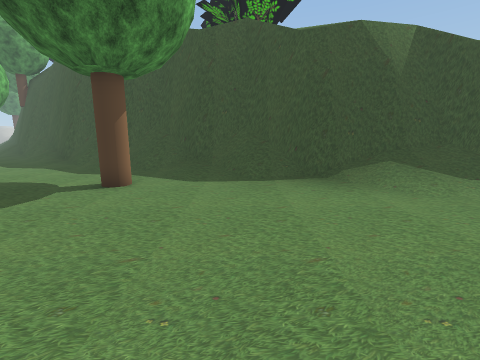
view 1 (above)

15 first-person views from a walk through a scene from a Unity 3-D project. The camera is 1.3 m above the floor, tilts 10° down and sees 90° across. The floor is counted in squares, 1 m on a side. Each view is taken from the middle of a square. On the plan, view 1 faces up. The plan holds only what a view shows up to about 12 squares ahead; the rest is blank. The place goes on beyond the plan. Some trees and plants on the terrain are drawn as simple stand-ins. The player is left out. Some animated figures are left out. Some surface patterns are stand-ins.

view 2
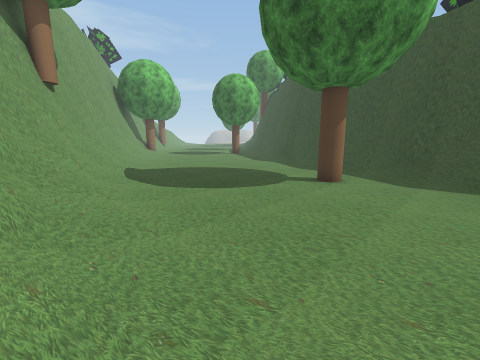

view 3
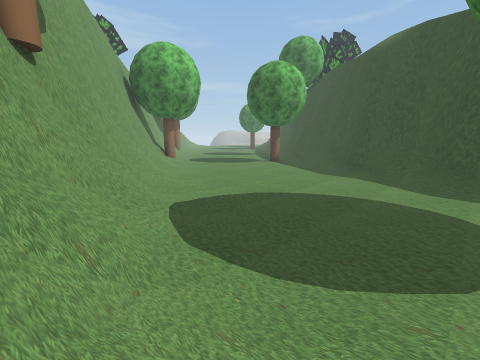

view 4
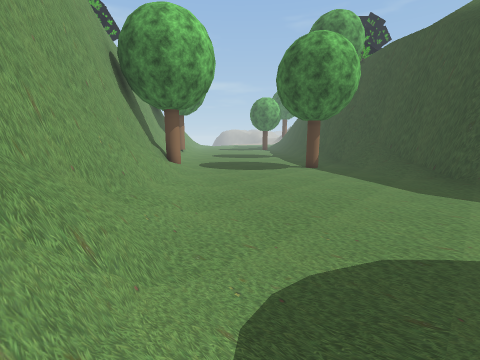

view 5
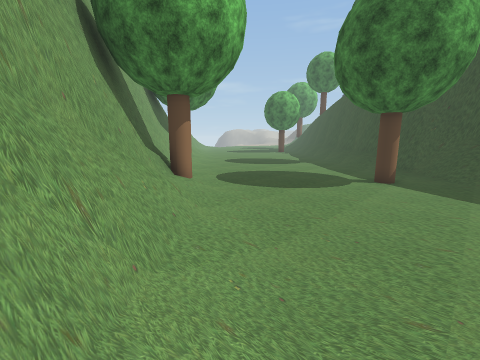

view 6
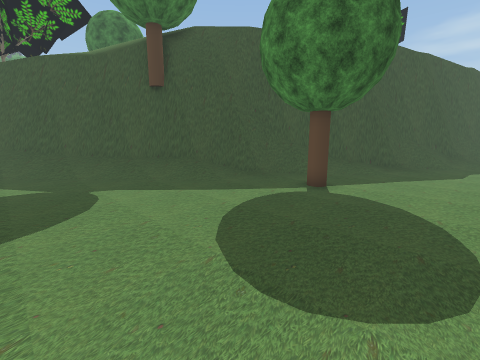

view 7
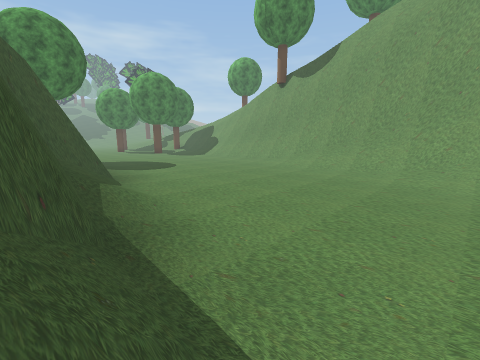

view 8
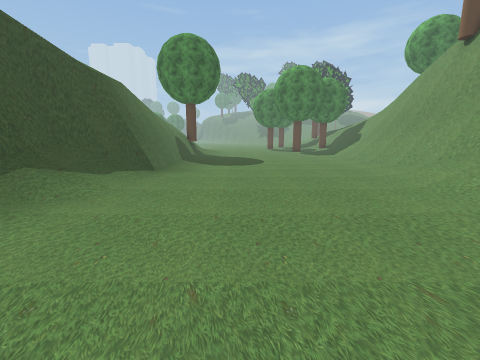

view 9
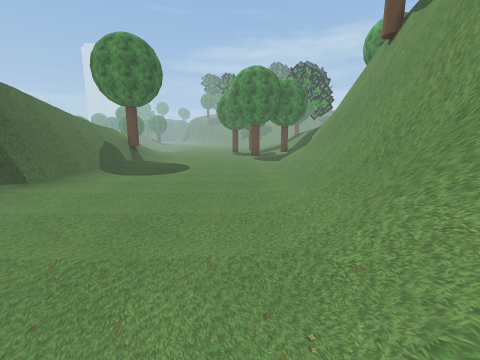

view 10
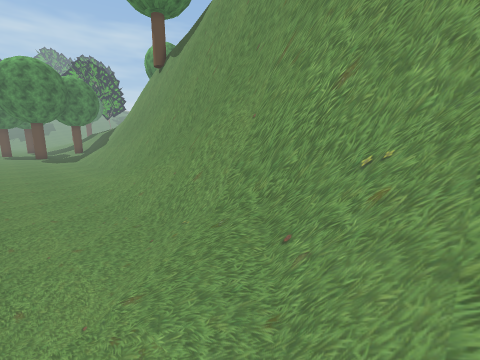

view 11
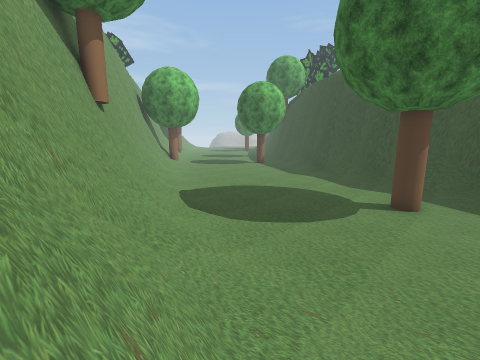

view 12
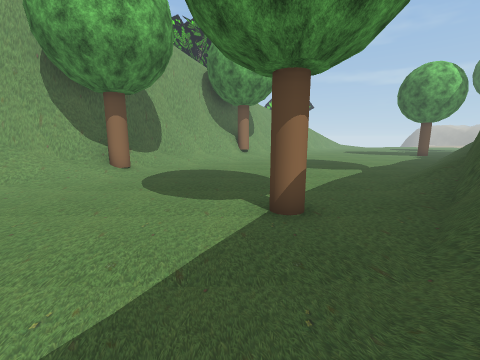

view 13
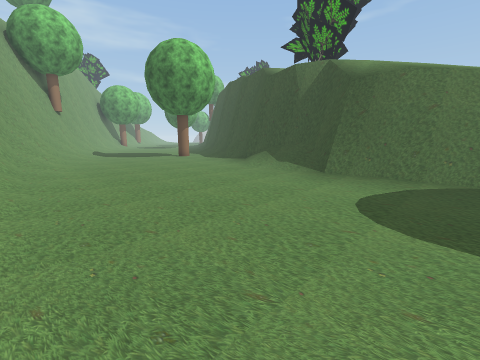

view 14
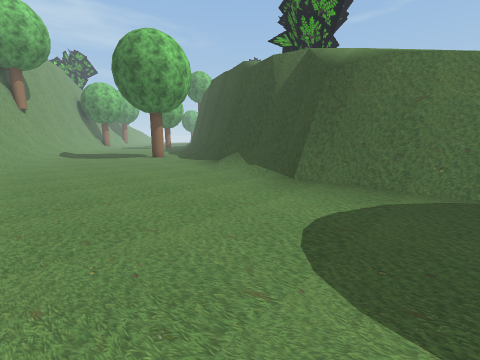

view 15
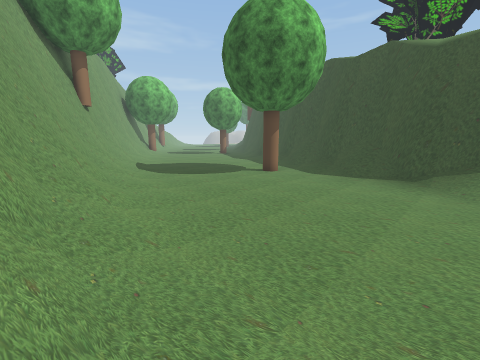

### Floor plan
Key: @ floor where view 1 was taken; # wall or solid block; . main floor; : floor 0.5 m higher than the main floor; + floor 0.75 m higher than the main floor; * floor 7.25 m higher than the main floor; / step, stairs or slope; = window, fence, low wall or low ledge; v drop or lower ground; O other object.
Columns run from 23 left of view 1 to 12 right of it. Each row starts with its distance up from view 1.
 25 ##
 24 /##//
 23 //##//
 22 .//##//
 21 ..//#OO
 20 ...//#OOv
 19 ....//##vv
 18 .....//##vv
 17 ......./###v//
 16 .........//#v/
 15 ..........//#vvv*
 14 .......OO..//###v/
 13 ..............###v
 12 ...............=/##vv/
 11 ................//###vvv//
 10 /................/.=/##vv//
  9 #=#O................//###vvvvv/////
  8 ###O/................/.v/#####v////
  7   ##=//............OO..../===##vvvvv
  6    ###//...........O.......////#####
  5   vv###==/..........................
  4    vv ###=/.........................
  3         ##=///......................
  2          ##=+//.....................
  1         vv####=///..................
  0          vO ###=///....@............
 -1           OOO #####=//..............
 -2             vv  ####=//:/...........
 -3                    #####//////......
 -4                      ####=/////.....
 -5                       vv##########==
 -6                        vv   ########
 -7                         vvvvvvvvvvvv
 -8                          v  vvvvvOOv

Positions as (right, up) in squares from view 1, and headings:
1: (0, 0), facing up
2: (0, -1), facing up-left
3: (-5, 0), facing up-left
4: (-9, 2), facing up-left
5: (-13, 4), facing up-left
6: (-23, 10), facing up-right
7: (-1, 8), facing down-right
8: (-1, 2), facing right
9: (0, -2), facing right
10: (-3, -1), facing down-right
11: (-2, -2), facing up-left
12: (-11, 13), facing left
13: (12, -3), facing up-left
14: (12, -1), facing up-left
15: (4, -3), facing up-left
